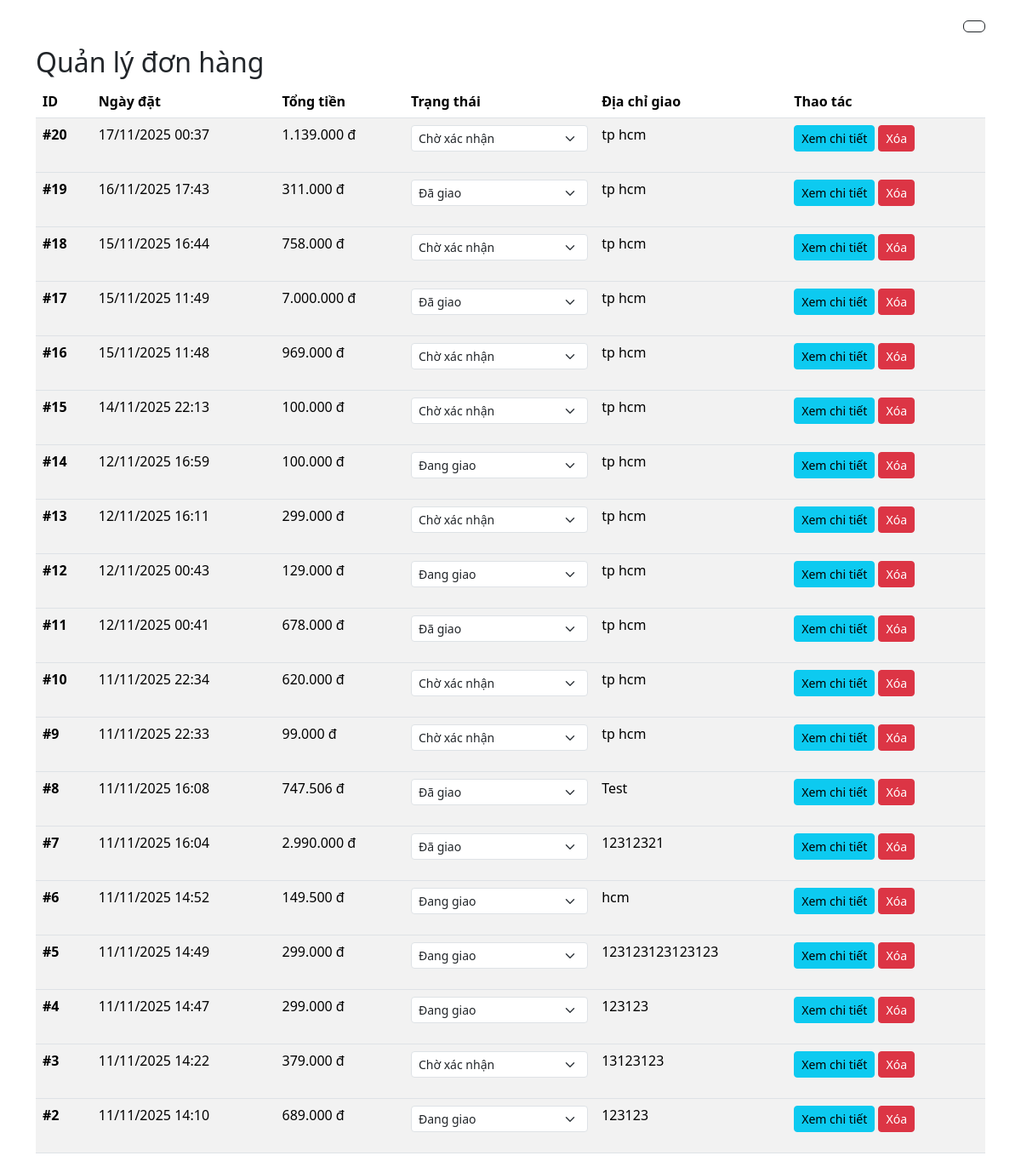
Screenshot of /160STORE/pages/admin/quanLyDonHang.php with the database file from the repository.
### tables this page shows
CREATE TABLE `don_hang` (
  `id_DH` int(11) NOT NULL COMMENT 'khóa chính, id đơn hàng',
  `id_ND` int(11) UNSIGNED NOT NULL,
  `ngay_Dat` datetime NOT NULL,
  `tong_Tien` int(11) NOT NULL,
  `trang_Thai` varchar(255) NOT NULL,
  `dia_Chi_Giao` varchar(255) NOT NULL,
  `ma_Giam_Gia` varchar(255) DEFAULT NULL
);

### 160STORE/pages/admin/quanLyDonHang.php (the view, shortened to what this page needs)
<?php
$db = new Database();
$conn = $db->connect();
$conn->setAttribute(PDO::ATTR_ERRMODE, PDO::ERRMODE_EXCEPTION);
$orders = $conn->query("SELECT * FROM don_hang ORDER BY id_DH DESC")->fetchAll(PDO::FETCH_ASSOC);
$statuses = ['Chờ xác nhận', 'Đang giao', 'Đã giao', 'Đã hủy'];
?>
<link href="https://cdn.jsdelivr.net/npm/bootstrap@5.3.2/dist/css/bootstrap.min.css" rel="stylesheet">
<div class="container mt-4">
    <div class="d-flex justify-content-end mb-3">
        <div class="dropdown">
            <button class="btn btn-outline-dark position-relative" data-bs-toggle="dropdown">
            </button>
        </div>
    </div>
    <h2>Quản lý đơn hàng</h2>
    <table class="table table-striped">
        <thead>
            <tr>
                <th>ID</th>
                <th>Ngày đặt</th>
                <th>Tổng tiền</th>
                <th>Trạng thái</th>
                <th>Địa chỉ giao</th>
                <th>Thao tác</th>
            </tr>
        </thead>
        <tbody>
        <?php foreach ($orders as $o):
            $details_id = $o['id_DH'];
        ?>
            <tr id="dh-<?= $o['id_DH'] ?>">
                <td><b>#<?= $o['id_DH'] ?></b></td>
                <td><?= date('d/m/Y H:i', strtotime($o['ngay_Dat'])) ?></td>
                <td><?= number_format($o['tong_Tien'], 0, ',', '.') ?> đ</td>
                <td>
                    <form method="POST">
                        <select name="trang_Thai" class="form-select form-select-sm"
                                onchange="this.form.submit()">
                            <?php foreach ($statuses as $st): ?>
                                <option value="<?= $st ?>" <?= $st == $o['trang_Thai'] ? 'selected' : '' ?>>
                                    <?= $st ?>
                                </option>
                            <?php endforeach; ?>
                        </select>
                    </form>
                </td>
                <td><?= htmlspecialchars($o['dia_Chi_Giao']) ?></td>
                <td>
                    <button class="btn btn-info btn-sm" data-bs-toggle="collapse" data-bs-target="#details-<?= $details_id ?>">
                        Xem chi tiết
                    </button>
                    <a href="?page=quanLyDonHang&delete=<?= $o['id_DH'] ?>"
                       onclick="return confirm('Bạn chắc muốn xóa?')"
                       class="btn btn-danger btn-sm">Xóa</a>
                </td>
            </tr>
        <?php endforeach; ?>
        </tbody>
    </table>
</div>

### rows the page displays
don_hang: id_DH "20", ngay_Dat "17/11/2025 00:37", tong_Tien "1.139.000", trang_Thai "Chờ xác nhận", dia_Chi_Giao "tp hcm"
don_hang: id_DH "19", ngay_Dat "16/11/2025 17:43", tong_Tien "311.000", trang_Thai "Đã giao", dia_Chi_Giao "tp hcm"
don_hang: id_DH "18", ngay_Dat "15/11/2025 16:44", tong_Tien "758.000", trang_Thai "Chờ xác nhận", dia_Chi_Giao "tp hcm"
don_hang: id_DH "17", ngay_Dat "15/11/2025 11:49", tong_Tien "7.000.000", trang_Thai "Đã giao", dia_Chi_Giao "tp hcm"
don_hang: id_DH "16", ngay_Dat "15/11/2025 11:48", tong_Tien "969.000", trang_Thai "Chờ xác nhận", dia_Chi_Giao "tp hcm"
don_hang: id_DH "15", ngay_Dat "14/11/2025 22:13", tong_Tien "100.000", trang_Thai "Chờ xác nhận", dia_Chi_Giao "tp hcm"
don_hang: id_DH "14", ngay_Dat "12/11/2025 16:59", tong_Tien "100.000", trang_Thai "Đang giao", dia_Chi_Giao "tp hcm"
don_hang: id_DH "13", ngay_Dat "12/11/2025 16:11", tong_Tien "299.000", trang_Thai "Chờ xác nhận", dia_Chi_Giao "tp hcm"
don_hang: id_DH "12", ngay_Dat "12/11/2025 00:43", tong_Tien "129.000", trang_Thai "Đang giao", dia_Chi_Giao "tp hcm"
don_hang: id_DH "11", ngay_Dat "12/11/2025 00:41", tong_Tien "678.000", trang_Thai "Đã giao", dia_Chi_Giao "tp hcm"
don_hang: id_DH "10", ngay_Dat "11/11/2025 22:34", tong_Tien "620.000", trang_Thai "Chờ xác nhận", dia_Chi_Giao "tp hcm"
don_hang: id_DH "9", ngay_Dat "11/11/2025 22:33", tong_Tien "99.000", trang_Thai "Chờ xác nhận", dia_Chi_Giao "tp hcm"
don_hang: id_DH "8", ngay_Dat "11/11/2025 16:08", tong_Tien "747.506", trang_Thai "Đã giao", dia_Chi_Giao "Test"
don_hang: id_DH "7", ngay_Dat "11/11/2025 16:04", tong_Tien "2.990.000", trang_Thai "Đã giao", dia_Chi_Giao "12312321"
don_hang: id_DH "6", ngay_Dat "11/11/2025 14:52", tong_Tien "149.500", trang_Thai "Đang giao", dia_Chi_Giao "hcm"
don_hang: id_DH "5", ngay_Dat "11/11/2025 14:49", tong_Tien "299.000", trang_Thai "Đang giao", dia_Chi_Giao "123123123123123"
don_hang: id_DH "4", ngay_Dat "11/11/2025 14:47", tong_Tien "299.000", trang_Thai "Đang giao", dia_Chi_Giao "123123"
don_hang: id_DH "3", ngay_Dat "11/11/2025 14:22", tong_Tien "379.000", trang_Thai "Chờ xác nhận", dia_Chi_Giao "13123123"
don_hang: id_DH "2", ngay_Dat "11/11/2025 14:10", tong_Tien "689.000", trang_Thai "Đang giao", dia_Chi_Giao "123123"
